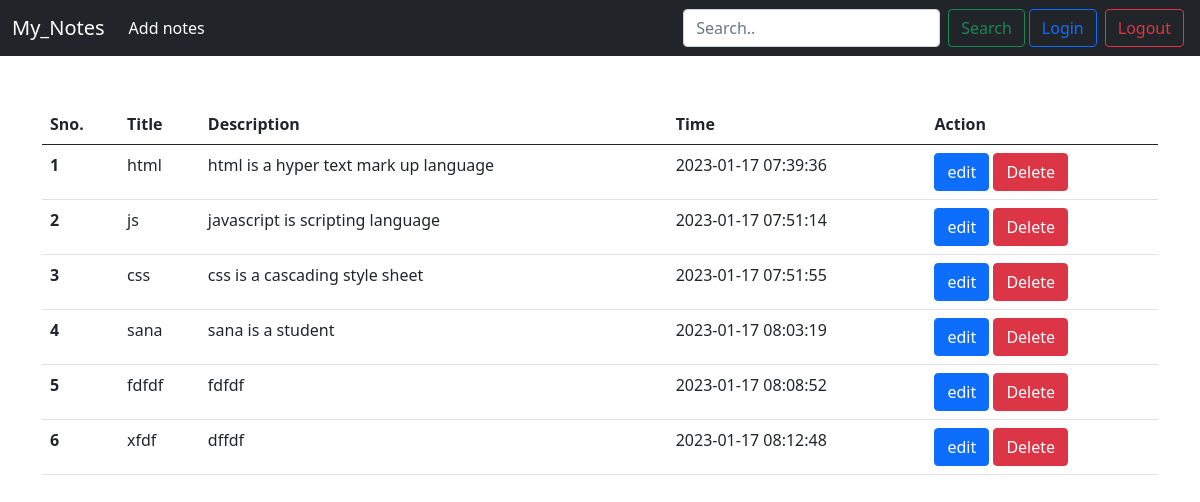
Screenshot of /display.php with the database file from the repository.
### tables this page shows
CREATE TABLE `notes` (
  `id` int(11) NOT NULL,
  `title` varchar(50) NOT NULL,
  `description` text NOT NULL,
  `tstamp` timestamp NOT NULL DEFAULT current_timestamp() ON UPDATE current_timestamp()
);

### display.php (the view, shortened to what this page needs)
<!DOCTYPE html>
<html lang="en">
<head>
<?php
include_once "config.php";
?>
<div class="container">
  <table class="table mt-5"  id="name">
  <thead>
    <tr>
      <th scope="col">Sno.</th>
      <th scope="col">Title</th>
      <th scope="col">Description</th>
      <th scope="col">Time</th>
      <th scope="col">Action</th>
    </tr>
  </thead>
  <tbody  id="mytable">
  <?php
  $sql = "SELECT * FROM `notes`";
  $result = mysqli_query($con, $sql);
  $id = 0;
  while($row = mysqli_fetch_assoc($result)){
    $id = $id + 1;
    echo "<tr>
    <th scope='row'>". $id . "</th>
    <td>". $row['title'] . "</td>
    <td>". $row['description'] . "</td>
    <td>". $row['tstamp'] . "</td>
  <td>
   <a class='btn btn-primary' href=\"edit.php?id=$row[id]\" role='button'>edit</a>
   <a class='btn btn-danger' href=\"delete.php?id=$row[id]\" role='button'>Delete</a>
    </td>
  </tr>";
}
  ?>
  </tbody>
</table>
</div>
</body>
</html>

### config.php (shortened to what this page needs)
<!DOCTYPE html>
<html lang="en">
<head>
    <link href="https://cdn.jsdelivr.net/npm/bootstrap@5.0.2/dist/css/bootstrap.min.css" rel="stylesheet">
</head>
<body>
<nav class="navbar navbar-expand-lg navbar-dark bg-dark">
        <div class="container-fluid">
          <a class="navbar-brand" href="#">My_Notes</a>
          <div class="collapse navbar-collapse" id="navbarSupportedContent">
            <ul class="navbar-nav me-auto mb-2 mb-lg-0">
              <li class="nav-item">
                <a class="nav-link active" aria-current="page" href="/notepad/index.php">Add notes</a>
              </li>
            </ul>
            <form class="d-flex">
              <input class="form-control me-2"   input type="text" id="name" placeholder="Search.." aria-label="Search">
              <button class="btn btn-outline-success" type="submit">Search</button>
              <a class="btn btn-outline-primary mx-1" href="login.php" role="button">Login</a>
              <a class="btn btn-outline-danger mx-1" href="logout.php" role="button">Logout</a>
            </form>
          </div>
        </div>
      </nav>
</body>
</html>

### rows the page displays
notes: title "html", description "html is a hyper text mark up language", tstamp "2023-01-17 07:39:36"
notes: title "js", description "javascript is scripting language", tstamp "2023-01-17 07:51:14"
notes: title "css", description "css is a cascading style sheet", tstamp "2023-01-17 07:51:55"
notes: title "sana", description "sana is a student", tstamp "2023-01-17 08:03:19"
notes: title "fdfdf", description "fdfdf", tstamp "2023-01-17 08:08:52"
notes: title "xfdf", description "dffdf", tstamp "2023-01-17 08:12:48"
